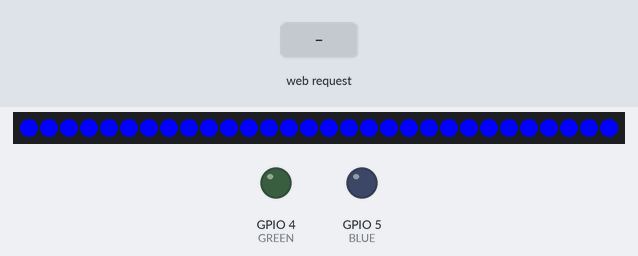
Simulated run of this sketch. Board: ESP8266 (NodeMCU). On the bench: 30 RGB LEDs in strip order, left to right, output pins drawn as LEDs (lit = HIGH). Inputs (shaded band) come from the test bench. WiFi joins after 1.5 s; servers stay silent unless stated; what the sketch prints to the serial monitor is not drawn.

Above: at 2.0 s.
At 5.7 s:
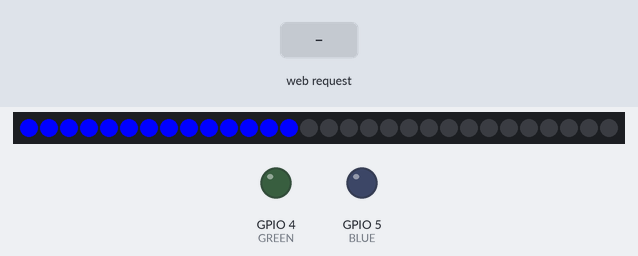
7.0 s: HTTP request GET /?r received
8.5 s: HTTP request GET /?s received
Timing chart, 0 to 11.5 s (numbered marks = the images above; inputs shaded):
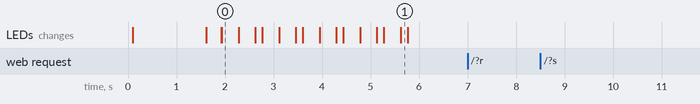

Measured:
- after the input at 7.0 s, every drawn part: stays the same
- after the input at 8.5 s, every drawn part: stays the same

The sketch:

scriptv2.ino
```cpp
/*********
  Rui Santos
  Complete project details at http://randomnerdtutorials.com
*********/

// Load Wi-Fi library
#include <ESP8266WiFi.h>
#include <Adafruit_NeoPixel.h>

#define PIN 2
#define NUMPIXELS 30
#define DELAYVAL 100

Adafruit_NeoPixel pixels(NUMPIXELS, PIN, NEO_GRB + NEO_KHZ800);

// Replace with your network credentials
const String ssid = "SSID";
const String password = "PWD";

// Set web server port number to 80
WiFiServer server(80);

// Decode HTTP GET value
String redString = "0";
String greenString = "0";
String blueString = "0";
int pos1 = 0;
int pos2 = 0;
int pos3 = 0;
int pos4 = 0;

int spos1 = 0;
int spos2 = 0;
String stateString = "0";

// Variable to store the HTTP req  uest
String header;

// Red, green, and blue pins for PWM control
const int RED = 2;     // 13 corresponds to GPIO13
const int GREEN = 4;   // 12 corresponds to GPIO12
const int BLUE = 5;    // 14 corresponds to GPIO14


// Setting PWM frequency, channels and bit resolution
const int freq = 5000;
const int redChannel = 0;
const int greenChannel = 1;
const int blueChannel = 2;
// Bit resolution 2^8 = 256
const int resolution = 8;


// Current time
unsigned long currentTime = millis();
// Previous time
unsigned long previousTime = 0;
// Define timeout time in milliseconds (example: 2000ms = 2s)
const long timeoutTime = 2000;

void setup() {
  // initialisation de la communication série
  Serial.begin(115200);
  delay(100);

  pixels.begin();

  pinMode(RED, OUTPUT);
  pinMode(GREEN, OUTPUT);
  pinMode(BLUE, OUTPUT);

  // Connexion wifi
  Serial.println();
  Serial.print("Connecting to ");
  Serial.println(ssid);

  WiFi.begin(ssid, password);

  // connection  en cours ...
  while (WiFi.status() != WL_CONNECTED)
  {
    delay(500);
    Serial.print(".");
  }

  // Wifi connecter
  Serial.println("WiFi connecter");

  // Démmarrage du serveur.
  server.begin();
  Serial.println("Serveur demarrer !");

  // Affichage de l'adresse IP
  Serial.print("Utiliser cette adresse URL pour la connexion :");
  Serial.print("http://");
  Serial.print(WiFi.localIP());
  Serial.println("/");
  initt();
}

void display_color(int r, int g, int b) {
  Serial.println("display_color triggered");
  pixels.clear();

  for(int i=0; i<NUMPIXELS; i++) {
    pixels.setPixelColor(i, pixels.Color(r, g, b));
    pixels.show();
    delay(DELAYVAL);
  }
}

void off(){
  pixels.clear();
  for(int i=0; i<NUMPIXELS; i++) {
    pixels.setPixelColor(i, pixels.Color(0, 0, 0));
    pixels.show();
    delay(DELAYVAL);
  }
}

void initt(){
  for(int i=0; i<5; i++){
    for(int j=0; j<38; j++){
      pixels.setPixelColor(j, 0, 0, 255);
      delay(10);
      pixels.show();
    }
    for(int k=37; k>=0; k--){
      pixels.setPixelColor(k, 0, 0, 0);
      delay(10);
      pixels.show();
    }
  }
}

void loop(){
  WiFiClient client = server.available();   // Listen for incoming clients

  if (client) {                             // If a new client connects,
    currentTime = millis();
    previousTime = currentTime;
    Serial.println("New Client.");          // print a message out in the serial port
    String currentLine = "";                // make a String to hold incoming data from the client
    while (client.connected() && currentTime - previousTime <= timeoutTime) {            // loop while the client's connected
      currentTime = millis();
      if (client.available()) {             // if there's bytes to read from the client,
        char c = client.read();             // read a byte, then
        Serial.write(c);                    // print it out the serial monitor
        header += c;
        if (c == '\n') {                    // if the byte is a newline character
          // if the current line is blank, you got two newline characters in a row.
          // that's the end of the client HTTP request, so send a response:
          if (currentLine.length() == 0) {
            // HTTP headers always start with a response code (e.g. HTTP/1.1 200 OK)
            // and a content-type so the client knows what's coming, then a blank line:
            client.println("HTTP/1.1 200 OK");
            client.println("Content-type:text/html");
            client.println("Connection: close");
            client.println();

            // Display the HTML web page
            client.println("<!DOCTYPE html>");
            client.println("<html lang='en'>");
            client.println("<head>");
            client.println("<meta charset='UTF-8'>");
            client.println("<meta http-equiv='X-UA-Compatible' content='IE=edge'>");
            client.println("<meta name='viewport' content='width=device-width, initial-scale=1.0'>");
            client.println("<style>");
            client.println("body, input {");
            client.println("background-color: rgb(107, 169, 180);");
            client.println("}");
            client.println("p {");
            client.println("margin-left: 15px;");
            client.println("text-decoration: underline;");
            client.println("font-style: italic;");
            client.println("font-weight: bold;");
            client.println("color: rgba(0, 0, 0, 0.993);");
            client.println("font-size : 36px;");
            client.println("}");
            client.println("button{");
            client.println("background-color: rgb(240, 182, 234);");
            client.println("padding: 10px;");
            client.println("margin: 20px;");
            client.println("border-radius: 30%;");
            client.println("border: 3px solid rgb(102, 38, 88);");
            client.println("height: 70px;");
            client.println("width: 120px;");
            client.println("}");
            client.println("button:hover {");
            client.println("cursor: pointer;");
            client.println("color: rgb(214, 81, 176);");
            client.println("background-color: rgb(255, 0, 0);");
            client.println("}");
            client.println("a {");
            client.println("color: inherit;");
            client.println("text-decoration: none;");
            client.println("}");
            client.println("input#color1 {");
            client.println("-webkit-appearance: none;");
            client.println("-moz-appearence: none;");
            client.println("appearance: none;");
            client.println("width: 100px;");
            client.println("height: 100px;");
            client.println("background-color: transparent;");
            client.println("border: none;");
            client.println("cursor: pointer;");
            client.println("margin-left: 30px;");
            client.println("}");
            client.println("input#color1::-webkit-color-swatch {");
            client.println("border-radius: 50%;");
            client.println("border: none;");
            client.println("}");
            client.println("</style>");
            client.println("<title>Document</title>");
            client.println("</head>");
            client.println("<body>");
            client.println("<p> Leds Strip </p>");
            client.println("<input id='color1' type='color' value='#FFFFFF' onChange='printColor(event)'><br>");
            client.println("<button><a href='/?s0'>OFF</a></button>");
            client.println("<script> //JavaScript");
            client.println("function printColor(ev) {");
            client.println("const color = ev.target.value");
            client.println("const r = parseInt(color.substr(1,2), 16)");
            client.println("const g = parseInt(color.substr(3,2), 16)");
            client.println("const b = parseInt(color.substr(5,2), 16)");
            client.println("window.location = `?r${r}g${g}b${b}`");
            client.println("}");
            client.println("</script>");
            client.println("<br>");
            client.println("</body>");
            client.println("</html>");

            // The HTTP response ends with another blank line
            client.println();

            // Request sample: /?r201g32b255&
            // Red = 201 | Green = 32 | Blue = 255
            if(header.indexOf("GET /?r") >= 0) {
              pos1 = header.indexOf('r');
              pos2 = header.indexOf('g');
              pos3 = header.indexOf('b');
              pos4 = header.indexOf('&');
              redString = header.substring(pos1+1, pos2);
              greenString = header.substring(pos2+1, pos3);
              blueString = header.substring(pos3+1, pos4);
//              Serial.println(redString.toInt());
//              Serial.println(greenString.toInt());
//              Serial.println(blueString.toInt());
             display_color(
               redString.toInt(),
               greenString.toInt(),
               blueString.toInt()
             );
            }
            if(header.indexOf("GET /?s")>=0){
              spos1 = header.indexOf('s');
              spos2 = header.indexOf('&');
              stateString = header.substring(spos1+1, spos2);
              if(stateString.toInt()==0){
                off();
              }
            }
            // Break out of the while loop
            break;
          } else { // if you got a newline, then clear currentLine
            currentLine = "";
          }
        } else if (c != '\r') {  // if you got anything else but a carriage return character,
          currentLine += c;      // add it to the end of the currentLine
        }
      }
    }
    // Clear the header variable
    header = "";
    // Close the connection
    client.stop();
    Serial.println("Client disconnected.");
    Serial.println("");
  }
}
```
